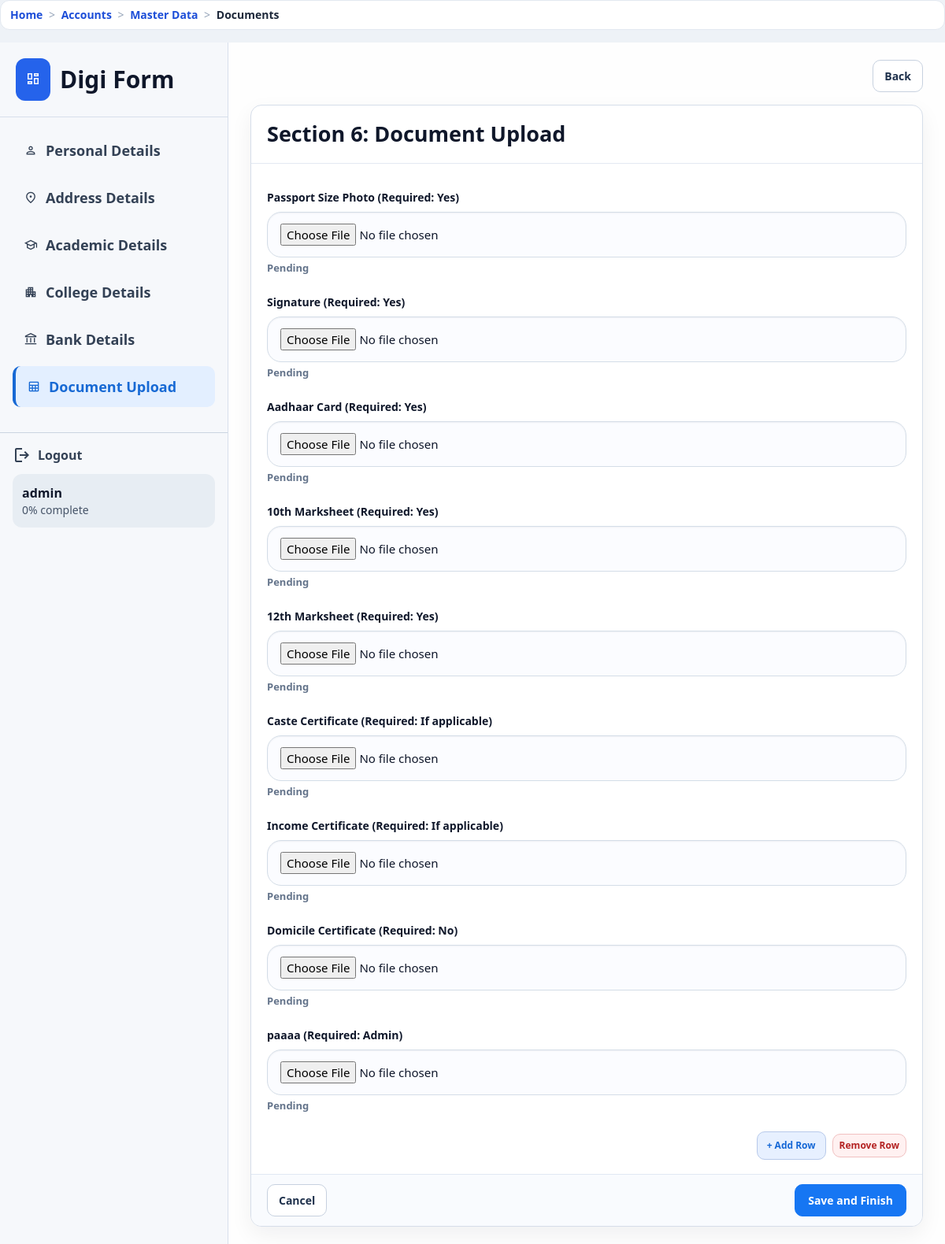
The app's page /accounts/master-data/documents/ (signed in), older data.
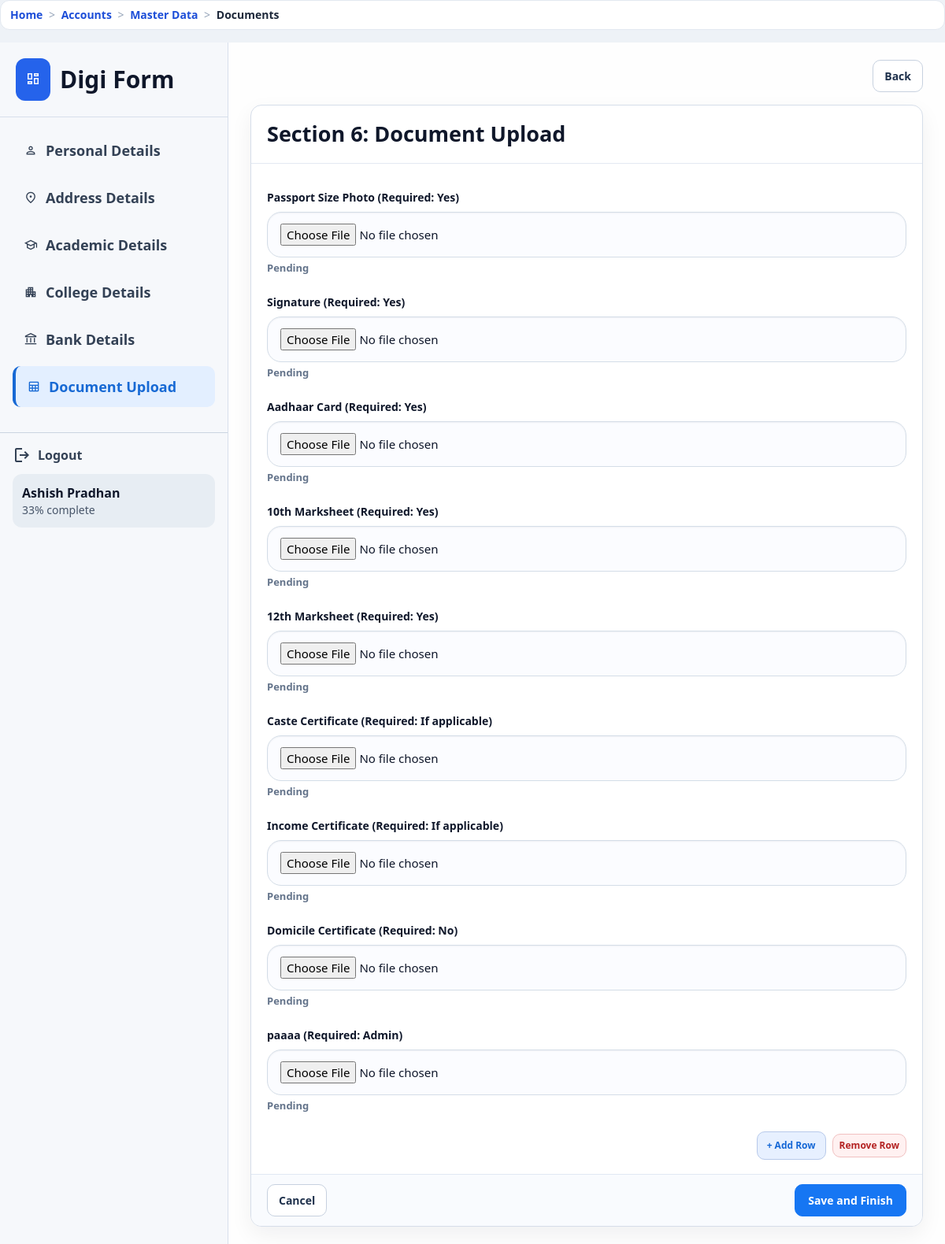
The same page, newer data.
### accounts/models.py (models this page shows, shortened)
class UserProfile(models.Model):
    user          = models.OneToOneField(User, on_delete=models.CASCADE, related_name='profile')
    full_name     = models.CharField(max_length=150, blank=True)
    father_name   = models.CharField(max_length=150, blank=True)
    mother_name   = models.CharField(max_length=150, blank=True)
    dob           = models.DateField(null=True, blank=True)
    GENDER_CHOICES = [('M','Male'),('F','Female'),('O','Other')]
    gender        = models.CharField(max_length=1, choices=GENDER_CHOICES, blank=True)
    CATEGORY_CHOICES = [('General','General'),('OBC','OBC'),('SC','SC'),('ST','ST')]
    category      = models.CharField(max_length=20, choices=CATEGORY_CHOICES, blank=True)
    mobile        = models.CharField(max_length=15, blank=True)
    email         = models.EmailField(blank=True)
    present_state = models.CharField(max_length=100, blank=True)
    present_district = models.CharField(max_length=100, blank=True)
    present_city = models.CharField(max_length=100, blank=True)
    present_pincode = models.CharField(max_length=10, blank=True)
    present_address = models.TextField(blank=True)
    permanent_same_as_present = models.BooleanField(default=False)
    permanent_state = models.CharField(max_length=100, blank=True)
    permanent_district = models.CharField(max_length=100, blank=True)
    permanent_pincode = models.CharField(max_length=10, blank=True)
    permanent_full_address = models.TextField(blank=True)
    permanent_address = models.TextField(blank=True)
    district      = models.CharField(max_length=100, blank=True)
    state         = models.CharField(max_length=100, default='Chhattisgarh', blank=True)
    pincode       = models.CharField(max_length=10, blank=True)
    aadhar        = models.CharField(max_length=20, blank=True)
    samagra_id    = models.CharField(max_length=20, blank=True)
    caste_cert_no = models.CharField(max_length=50, blank=True)
    income_cert_no= models.CharField(max_length=50, blank=True)
    tenth_board   = models.CharField(max_length=100, blank=True)
    tenth_roll_number = models.CharField(max_length=50, blank=True)
    tenth_percentage = models.CharField(max_length=20, blank=True)
    tenth_result  = models.CharField(max_length=50, blank=True)
    twelfth_board = models.CharField(max_length=100, blank=True)
    twelfth_roll_number = models.CharField(max_length=50, blank=True)
    twelfth_percentage = models.CharField(max_length=20, blank=True)
    twelfth_result= models.CharField(max_length=50, blank=True)
    graduation    = models.CharField(max_length=100, blank=True)
    university    = models.CharField(max_length=150, blank=True)
    college_name = models.CharField(max_length=200, blank=True)
    university_name = models.CharField(max_length=200, blank=True)
    course = models.CharField(max_length=150, blank=True)
    year_semester = models.CharField(max_length=100, blank=True)
    enrollment_number = models.CharField(max_length=100, blank=True)
    account_holder_name = models.CharField(max_length=150, blank=True)
    bank_name = models.CharField(max_length=150, blank=True)
    account_number = models.CharField(max_length=50, blank=True)
    ifsc_code = models.CharField(max_length=20, blank=True)
    branch_name = models.CharField(max_length=150, blank=True)
    aadhaar_linked = models.CharField(max_length=3, blank=True, choices=[('yes', 'Yes'), ('no', 'No')])
    personal_extra_rows = models.JSONField(default=list, blank=True)
    address_extra_rows = models.JSONField(default=list, blank=True)
    academic_extra_rows = models.JSONField(default=list, blank=True)
    college_extra_rows = models.JSONField(default=list, blank=True)
    bank_extra_rows = models.JSONField(default=list, blank=True)
    photo         = models.ImageField(upload_to='profile_photos/', null=True, blank=True)
    signature     = models.ImageField(upload_to='profile_signatures/', null=True, blank=True)
    chat_enabled  = models.BooleanField(default=False)
    master_data_last_saved_at = models.DateTimeField(null=True, blank=True)
    master_data_unmask_until = models.DateTimeField(null=True, blank=True)
    master_data_unmask_date = models.DateField(null=True, blank=True)
    master_data_unmask_count = models.PositiveSmallIntegerField(default=0)
    apply_autofill_locked_until = models.DateTimeField(null=True, blank=True)
    apply_profile_view_date = models.DateField(null=True, blank=True)
    apply_profile_view_count = models.PositiveSmallIntegerField(default=0)
    apply_profile_unmask_until = models.DateTimeField(null=True, blank=True)
    apply_profile_unmask_date = models.DateField(null=True, blank=True)
    apply_profile_unmask_count = models.PositiveSmallIntegerField(default=0)
    apply_draft_data = models.JSONField(default=dict, blank=True)
    @property
    def completion_percent(self):
        fields = ['full_name','father_name','mother_name','dob','gender',
                  'category','mobile','email','permanent_address','district',
                  'aadhar','tenth_board','tenth_result','twelfth_board','twelfth_result']
        filled = sum(1 for f in fields if getattr(self, f))
        return int((filled / len(fields)) * 100)

### accounts/views.py (the view, shortened to what this page needs)
# urls.py: path('master-data/documents/', views.master_data_documents_view, name='master_data_documents'),
@login_required
def master_data_documents_view(request):
    profile, _ = UserProfile.objects.get_or_create(user=request.user)
    rule_map = {_normalize_doc_name(r.name): r for r in DocumentRule.objects.filter(is_active=True)}
    document_specs = _document_specs_for_profile(profile)
    uploaded_map = {doc.title: doc for doc in profile.documents.all()}
    ctx = _step_context(profile, "documents")
    rendered_specs = []
    for spec in document_specs:
        info = _document_file_info(profile, spec["title"])
        rendered_specs.append(
            {
                "field_name": spec["field_name"],
                "title": spec["title"],
                "required": spec["required"],
                "uploaded": info["uploaded"],
                "preview_url": info["url"],
                "uploaded_name": info["name"],
            }
        )
    ctx["document_specs"] = rendered_specs
    ctx["uploaded_map"] = uploaded_map
    ctx["passport_photo_url"] = _profile_image_url(profile, "Passport Photo", profile.photo)
    ctx["signature_url"] = _profile_image_url(profile, "Signature", profile.signature)
    return render(request, "accounts/master_data_step.html", ctx)

### accounts/views.py (called while the page is built, shortened)
def _is_master_data_masked(profile):
    return False

def _norm_label(value):
    return str(value or "").strip().lower()

def _active_master_fields(step_key, field_kind):
    return list(
        MasterDataField.objects.filter(
            step=step_key,
            field_kind=field_kind,
            is_active=True,
        ).order_by("display_order", "label", "id")
    )

def _step_extra_values_map(profile_rows):
    out = {}
    for row in profile_rows or []:
        label = str((row or {}).get("label", "")).strip()
        if not label:
            continue
        out[_norm_label(label)] = str((row or {}).get("value", "")).strip()
    return out

def _normalize_doc_name(value):
    return str(value or "").strip().lower()

def _safe_media_url(file_field):
    if not file_field:
        return ""

def _profile_image_url(profile, title, profile_field):
    direct = _safe_media_url(profile_field)
    if direct:
        return direct
    doc = profile.documents.filter(title__iexact=title).order_by("-id").first()
    if not doc:
        return ""
    return _safe_media_url(doc.file)

### accounts/templates/accounts/master_data_step.html (shortened to what the changed rows need)
{% extends 'base.html' %}
{% block body_class %}min-h-screen bg-[#eef2f7] text-slate-900{% endblock %}
{% block page_container_class %}max-w-[1450px] mx-auto p-0{% endblock %}
{% block content %}
<div class="layout-wrap">
  <aside class="sidebar">
    <div class="p-4 mt-4 border-t border-slate-300">
      <div class="mt-3 rounded-xl bg-slate-200/70 p-3">
        <p class="font-bold">{{ profile.full_name|default:request.user.username }}</p>
        <p class="text-sm text-slate-600">{{ profile.completion_percent }}% complete</p>
      </div>
    </div>
  </aside>
</div>
{% endblock %}

Row changes from the older to the newer data that the page shows:
changed UserProfile: full_name "admin" → "Ashish Pradhan"; completion_percent "0" → "33"
